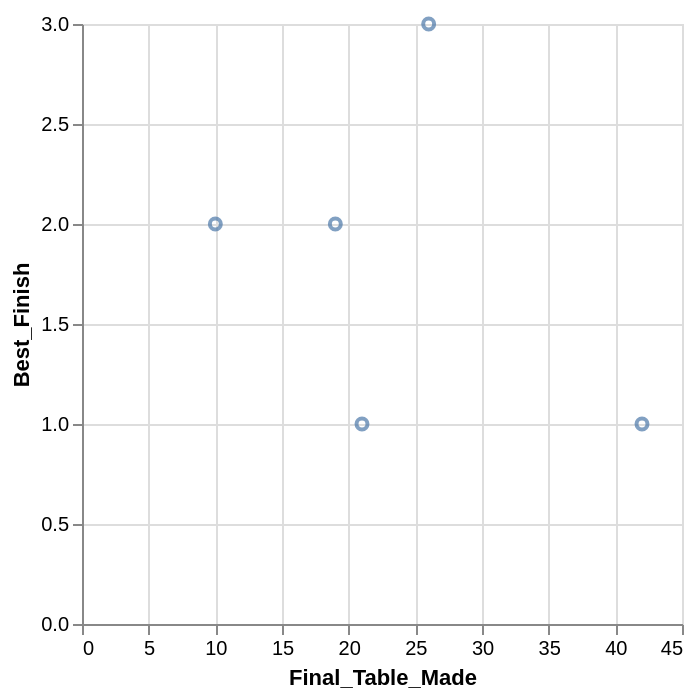

Vega-Lite specification stored for this chart:
### Vega-Lite specification from a JSON file in a GitHub repository (floating-point values rounded to 4 significant figures)
{"data": {"values": [{"x_data": 42, "y_data": 1}, {"x_data": 10, "y_data": 2}, {"x_data": 21, "y_data": 1}, {"x_data": 19, "y_data": 2}, {"x_data": 26, "y_data": 3}]}, "mark": "point", "encoding": {"x": {"field": "x_data", "type": "quantitative", "title": "Final_Table_Made"}, "y": {"field": "y_data", "type": "quantitative", "title": "Best_Finish"}}}
